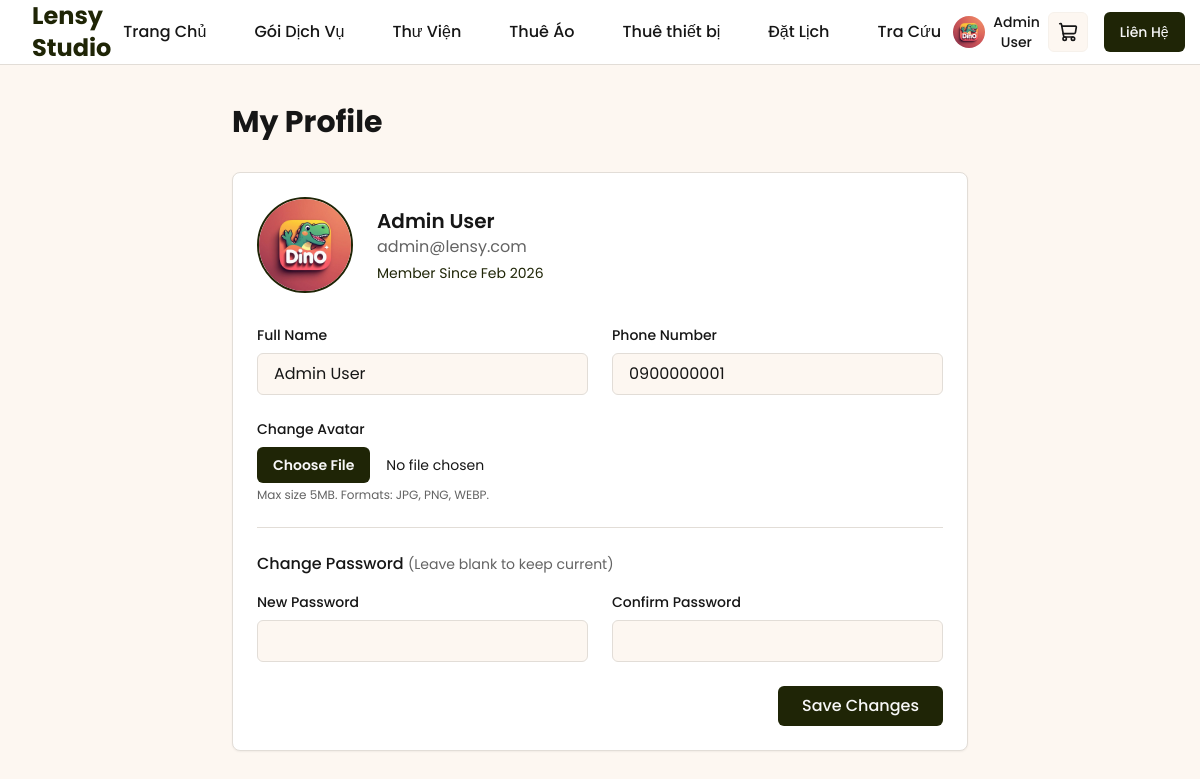
The app's page /profile.php (signed in) with its own data.
### tables this page shows
CREATE TABLE `users` (
  `id` int NOT NULL,
  `full_name` varchar(100) NOT NULL,
  `email` varchar(100) NOT NULL,
  `phone` varchar(20) DEFAULT NULL,
  `password_hash` varchar(255) NOT NULL,
  `avatar_url` varchar(255) DEFAULT NULL,
  `status` enum('active','inactive','banned') DEFAULT 'active',
  `created_at` datetime DEFAULT (now()),
  `updated_at` datetime DEFAULT (now())
);

### helpers/functions.php (called while the page is built, shortened)
<?php
function isLoggedIn() {
    return isset($_SESSION['user_id']);
}
function getCurrentUser($pdo) {
    if (isLoggedIn()) {
        $stmt = $pdo->prepare("SELECT * FROM users WHERE id = ?");
        $stmt->execute([$_SESSION['user_id']]);
        return $stmt->fetch();
    }
    return null;
}
?>

### profile.php (the view, shortened to what this page needs)
<?php include 'components/head.php'; ?>
<?php include 'components/header.php'; ?>
<?php
$user = getCurrentUser($pdo);
?>
<main class="w-full bg-background text-foreground min-h-screen py-10">
    <div class="container mx-auto px-4 max-w-3xl">
        <h1 class="text-3xl font-bold mb-8">My Profile</h1>
        <div class="bg-card border border-border rounded-lg shadow-sm p-6">
            <div class="flex items-center gap-6 mb-8">
                <div class="relative">
                    <?php if (!empty($user['avatar_url'])): ?>
                        <img src="<?php echo htmlspecialchars($user['avatar_url']); ?>" alt="Avatar" class="w-24 h-24 rounded-full object-cover border-2 border-primary">
                    <?php else: ?>
                        <div class="w-24 h-24 rounded-full bg-muted flex items-center justify-center text-2xl font-bold text-muted-foreground border-2 border-border">
                            <?php echo strtoupper(substr($user['full_name'], 0, 1)); ?>
                        </div>
                    <?php endif; ?>
                </div>
                <div>
                    <h2 class="text-xl font-semibold"><?php echo htmlspecialchars($user['full_name']); ?></h2>
                    <p class="text-muted-foreground"><?php echo htmlspecialchars($user['email']); ?></p>
                     <p class="text-sm text-primary mt-1 capitalize"><?php
                        echo "Member since " . date('M Y', strtotime($user['created_at']));
                    ?></p>
                </div>
            </div>
            <form action="controllers/update_profile.php" method="POST" enctype="multipart/form-data" class="space-y-6">
                <div class="grid md:grid-cols-2 gap-6">
                    <div>
                        <label class="block text-sm font-medium mb-2">Full Name</label>
                        <input type="text" name="full_name" required value="<?php echo htmlspecialchars($user['full_name']); ?>"
                            class="w-full px-4 py-2 rounded-md border border-border bg-background focus:ring-2 focus:ring-primary focus:outline-none">
                    </div>
                    <div>
                        <label class="block text-sm font-medium mb-2">Phone Number</label>
                        <input type="text" name="phone" value="<?php echo htmlspecialchars($user['phone']); ?>"
                            class="w-full px-4 py-2 rounded-md border border-border bg-background focus:ring-2 focus:ring-primary focus:outline-none">
                    </div>
                </div>
                <div>
                    <label class="block text-sm font-medium mb-2">Change Avatar</label>
                    <input type="file" name="avatar" accept="image/*"
                        class="w-full text-sm text-foreground
                        file:mr-4 file:py-2 file:px-4
                        file:rounded-md file:border-0
                        file:text-sm file:font-semibold
                        file:bg-primary file:text-primary-foreground
                        hover:file:bg-primary/90">
                    <p class="text-xs text-muted-foreground mt-1">Max size 5MB. Formats: JPG, PNG, WEBP.</p>
                </div>
                <hr class="border-border">
                <div>
                    <h3 class="font-medium mb-4">Change Password <span class="text-sm font-normal text-muted-foreground">(Leave blank to keep current)</span></h3>
                    <div class="grid md:grid-cols-2 gap-6">
                        <div>
                            <label class="block text-sm font-medium mb-2">New Password</label>
                            <input type="password" name="password"
                                class="w-full px-4 py-2 rounded-md border border-border bg-background focus:ring-2 focus:ring-primary focus:outline-none">
                        </div>
                        <div>
                            <label class="block text-sm font-medium mb-2">Confirm Password</label>
                            <input type="password" name="confirm_password"
                                class="w-full px-4 py-2 rounded-md border border-border bg-background focus:ring-2 focus:ring-primary focus:outline-none">
                        </div>
                    </div>
                </div>
                <div class="flex justify-end">
                    <button type="submit" class="bg-primary text-primary-foreground px-6 py-2 rounded-md font-medium hover:bg-primary/90 transition-colors">
                        Save Changes
                    </button>
                </div>
            </form>
        </div>
    </div>
</main>
<?php include 'components/footer.php'; ?>

### components/header.php (shortened to what this page needs)
<?php
require_once dirname(__DIR__) . '/config/db.php';
require_once dirname(__DIR__) . '/helpers/functions.php';
?>
<?php
$current_page = basename($_SERVER['PHP_SELF'], ".php");
$nav_links = [
    ["href" => "index.php", "label" => "Trang Chủ", "page" => "index"],
    ["href" => "packages.php", "label" => "Gói Dịch Vụ", "page" => "packages"],
    ["href" => "gallery.php", "label" => "Thư Viện", "page" => "gallery"],
    ["href" => "costumes.php", "label" => "Thuê Áo", "page" => "costumes"],
    ["href" => "camera-rental.php", "label" => "Thuê thiết bị", "page" => "camera-rental"],
    ["href" => "booking.php", "label" => "Đặt Lịch", "page" => "booking"],
    ["href" => "track-order.php", "label" => "Tra Cứu", "page" => "track-order"],
];
$currentUser = null;
if (isLoggedIn() && isset($pdo)) {
    $currentUser = getCurrentUser($pdo);
}
?>
<nav class="fixed top-0 left-0 right-0 z-50 bg-white/95 backdrop-blur border-b border-sidebar-border">
    <div class="max-w-7xl mx-auto px-4 sm:px-6 lg:px-8 flex items-center justify-between h-16">
        <a href="index.php" class="text-2xl font-bold text-primary">
            Lensy Studio
        </a>
        <div class="hidden md:flex gap-6">
            <?php foreach ($nav_links as $link):
                $activeClass = ($current_page == $link['page']) ? "text-secondary" : "";
            ?>
                <a href="<?php echo $link['href']; ?>" class="text-md hover:text-secondary transition py-4 px-3 font-medium whitespace-nowrap <?php echo $activeClass; ?>">
                    <?php echo $link['label']; ?>
                </a>
            <?php endforeach; ?>
        </div>
        <div class="flex items-center gap-4">
            <?php if (isLoggedIn() && $currentUser): ?>
                <div class="hidden md:flex items-center gap-4 relative">
                    <button type="button" class="flex items-center gap-2 max-w-xs bg-white rounded-full focus:outline-none focus:ring-2 focus:ring-offset-2 focus:ring-primary" id="user-menu-button" aria-expanded="false" aria-haspopup="true">
                        <?php if (!empty($currentUser['avatar_url'])): ?>
                            <img class="h-8 w-8 rounded-full object-cover" src="<?php echo htmlspecialchars($currentUser['avatar_url']); ?>" alt="">
                        <?php else: ?>
                            <div class="h-8 w-8 rounded-full bg-primary/10 flex items-center justify-center text-primary font-bold">
                                <?php echo strtoupper(substr($currentUser['full_name'], 0, 1)); ?>
                            </div>
                        <?php endif; ?>
                        <span class="text-sm font-medium text-foreground"><?php echo htmlspecialchars($currentUser['full_name']); ?></span>
                    </button>
                </div>
            <?php endif; ?>
            <a href="cart.php">
                <button class="relative inline-flex items-center justify-center rounded-md text-sm font-medium ring-offset-background transition-colors focus-visible:outline-none focus-visible:ring-2 focus-visible:ring-ring focus-visible:ring-offset-2 disabled:pointer-events-none disabled:opacity-50 border border-input bg-background hover:bg-accent hover:text-accent-foreground h-10 w-10">
                    <i data-lucide="shopping-cart" class="h-5 w-5"></i>
                </button>
            </a>
            <button class="hidden md:inline-flex items-center justify-center rounded-md text-sm font-medium ring-offset-background transition-colors focus-visible:outline-none focus-visible:ring-2 focus-visible:ring-ring focus-visible:ring-offset-2 disabled:pointer-events-none disabled:opacity-50 bg-primary text-primary-foreground hover:bg-primary/90 h-10 px-4 py-2 whitespace-nowrap">
                Liên Hệ
            </button>
        </div>
    </div>
</nav>
<div class="h-16"></div>

### css/style.css (style rules this page uses)
:root { --background: 0.98 0.01 70; --foreground: 0.2 0 0; --card: 1 0 0; --card-foreground: 0.2 0 0; --popover: 1 0 0; --popover-foreground: 0.2 0 0; --primary: 0.25 0.05 120; --primary-foreground: 0.98 0 0; --secondary: 0.75 0.08 45; --secondary-foreground: 0.2 0 0; --muted: 0.88 0.02 70; --muted-foreground: 0.5 0 0; --accent: 0.25 0.08 120; --accent-foreground: 0.98 0 0; --destructive: 0.577 0.245 27.325; --destructive-foreground: 0.577 0.245 27.325; --border: 0.9 0.01 70; --input: 0.96 0.01 70; --ring: 0.25 0.05 120; --chart-1: 0.65 0.15 45; --chart-2: 0.55 0.12 25; --chart-3: 0.25 0.06 120; --chart-4: 0.8 0.1 60; --chart-5: 0.7 0.1 30; --radius: 0.5rem; --sidebar: 0.98 0.01 70; --sidebar-foreground: 0.2 0 0; --sidebar-primary: 0.25 0.05 120; --sidebar-primary-foreground: 0.98 0 0; --sidebar-accent: 0.75 0.08 45; --sidebar-accent-foreground: 0.2 0 0; --sidebar-border: 0.9 0.01 70; --sidebar-ring: 0.25 0.05 120; }
body { background-color: oklch(var(--background)); color: oklch(var(--foreground)); font-family: 'Poppins', sans-serif; }

### records on screen
users: avatar_url (picture), full_name "Admin User", email "admin@lensy.com", created_at "Feb 2026", phone "0900000001"

### other values on screen
$link['label'] "Trang Chủ"
$link['label'] "Gói Dịch Vụ"
$link['label'] "Thư Viện"
$link['label'] "Thuê Áo"
$link['label'] "Thuê thiết bị"
$link['label'] "Đặt Lịch"
$link['label'] "Tra Cứu"
